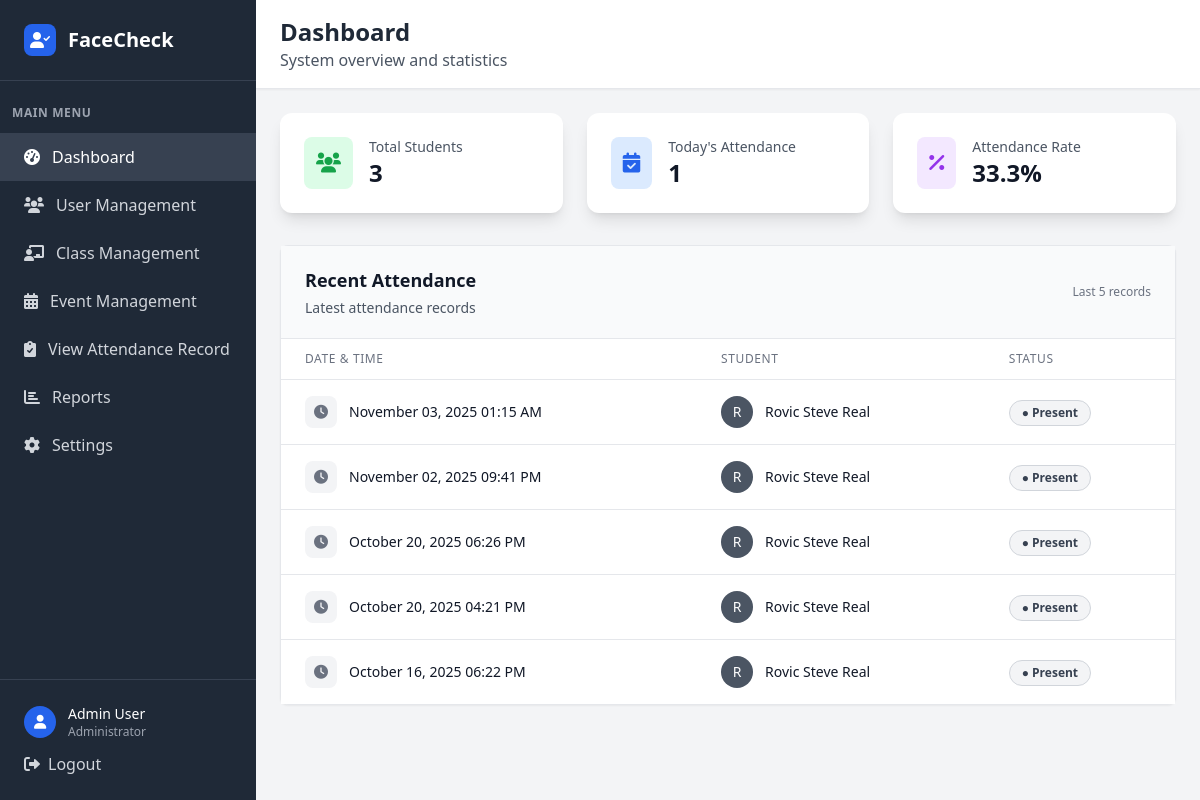
The page /dashboard (signed in) on the database its author committed.
### tables this page shows
CREATE TABLE user (
            user_id INTEGER PRIMARY KEY AUTOINCREMENT,
            idno VARCHAR(20) NOT NULL UNIQUE,
            firstname VARCHAR(50) NOT NULL,
            lastname VARCHAR(50) NOT NULL,
            role VARCHAR(10) NOT NULL CHECK (role IN ('admin', 'faculty', 'student')),
            password VARCHAR(255) NOT NULL,
            created_at DATETIME DEFAULT CURRENT_TIMESTAMP,
            is_active BOOLEAN DEFAULT 1,
            dept_id INTEGER,
            FOREIGN KEY (dept_id) REFERENCES department(dept_id)
        );

CREATE TABLE attendance (
            attendance_id INTEGER PRIMARY KEY AUTOINCREMENT,
            attendance_date DATETIME NOT NULL,
            attendance_status VARCHAR(10) NOT NULL CHECK (attendance_status IN ('present', 'absent', 'late')),
            studentclass_id INTEGER NOT NULL,
            FOREIGN KEY (studentclass_id) REFERENCES student_class(studentclass_id)
        );

### app.py (the view)
@app.route('/dashboard')
def dashboard():
    if 'user_id' not in session or session['role'] != 'admin':
        return redirect(url_for('login'))
    stats = get_dashboard_stats()
    return render_template('dashboard.html',
                         total_students=stats['total_students'],
                         today_attendance=stats['today_attendance'],
                         attendance_rate=stats['attendance_rate'],
                         recent_attendance=stats['recent_attendance'])

### app.py (called while the page is built)
def get_db_connection():
    try:
        conn = sqlite3.connect('facecheck.db', timeout=30.0)
        conn.row_factory = sqlite3.Row
        conn.execute('PRAGMA foreign_keys = ON')
        try:
            cur = conn.cursor()
            cur.execute("PRAGMA table_info(faculty)")
            columns = [row[1] for row in cur.fetchall()]
            if 'attendance_image' not in columns:
                cur.execute("ALTER TABLE faculty ADD COLUMN attendance_image VARCHAR(255)")
                conn.commit()
        except Exception:
            pass
        return conn
    except sqlite3.Error as e:
        print(f"Database connection error: {e}")
        raise

### templates/dashboard.html (shortened to what this page needs)
<!DOCTYPE html>
<html lang="en">
<head>
    <script src="https://cdn.tailwindcss.com"></script>
    <link href="https://cdnjs.cloudflare.com/ajax/libs/font-awesome/6.0.0/css/all.min.css" rel="stylesheet">
</head>
<body class="bg-gray-100">
    <div class="flex h-screen">
        <div class="w-64 bg-gray-800 text-white">
            <div class="p-6 border-b border-gray-700">
                <div class="flex items-center">
                    <div class="w-8 h-8 bg-blue-600 rounded-lg flex items-center justify-center mr-3">
                        <i class="fas fa-user-check text-white"></i>
                    </div>
                    <h1 class="text-xl font-bold">FaceCheck</h1>
                </div>
            </div>
            <nav class="mt-6">
                <div class="px-3">
                    <div class="text-xs font-semibold text-gray-400 uppercase tracking-wider mb-3">Main Menu</div>
                </div>
                <a href="{{ url_for('dashboard') }}" class="flex items-center px-6 py-3 bg-gray-700 text-white">
                    <i class="fas fa-tachometer-alt mr-3"></i>
                    Dashboard
                </a>
                <a href="{{ url_for('admin_users') }}" class="flex items-center px-6 py-3 text-gray-300 hover:bg-gray-700 hover:text-white transition duration-200">
                    <i class="fas fa-users mr-3"></i>
                    User Management
                </a>
                <a href="{{ url_for('admin_classes') }}" class="flex items-center px-6 py-3 text-gray-300 hover:bg-gray-700 hover:text-white transition duration-200">
                    <i class="fas fa-chalkboard-teacher mr-3"></i>
                    Class Management
                </a>
                <a href="{{ url_for('admin_events') }}" class="flex items-center px-6 py-3 text-gray-300 hover:bg-gray-700 hover:text-white transition duration-200">
                    <i class="fas fa-calendar-alt mr-3"></i>
                    Event Management
                </a>
                <a href="{{ url_for('admin_attendance') }}" class="flex items-center px-6 py-3 text-gray-300 hover:bg-gray-700 hover:text-white transition duration-200">
                    <i class="fas fa-clipboard-check mr-3"></i>
                    View Attendance Record
                </a>
                <a href="/reports" class="flex items-center px-6 py-3 text-gray-300 hover:bg-gray-700 hover:text-white transition duration-200">
                    <i class="fas fa-chart-bar mr-3"></i>
                    Reports
                </a>
                <a href="/settings" class="flex items-center px-6 py-3 text-gray-300 hover:bg-gray-700 hover:text-white transition duration-200">
                    <i class="fas fa-cog mr-3"></i>
                    Settings
                </a>
            </nav>
            <div class="absolute bottom-0 w-64 p-6 border-t border-gray-700">
                <div class="flex items-center">
                    <div class="w-8 h-8 bg-blue-600 rounded-full flex items-center justify-center mr-3">
                        <i class="fas fa-user text-white text-sm"></i>
                    </div>
                    <div>
                        <div class="text-sm font-medium">Admin User</div>
                        <div class="text-xs text-gray-400">Administrator</div>
                    </div>
                </div>
                <a href="{{ url_for('logout') }}" class="mt-3 flex items-center text-gray-300 hover:text-white transition duration-200">
                    <i class="fas fa-sign-out-alt mr-2"></i>
                    Logout
                </a>
            </div>
        </div>
        <div class="flex-1 flex flex-col overflow-hidden">
            <header class="bg-white shadow-sm border-b border-gray-200">
                <div class="px-6 py-4">
                    <div class="flex items-center justify-between">
                        <div>
                            <h2 class="text-2xl font-bold text-gray-800">Dashboard</h2>
                            <p class="text-gray-600">System overview and statistics</p>
                        </div>
                    </div>
                </div>
            </header>
            <main class="flex-1 overflow-y-auto p-6">
        <div class="grid grid-cols-1 md:grid-cols-3 gap-6 mb-8">
            <div class="bg-white rounded-xl shadow-lg p-6">
                <div class="flex items-center">
                    <div class="p-3 bg-green-100 rounded-lg">
                        <i class="fas fa-users text-green-600 text-xl"></i>
                    </div>
                    <div class="ml-4">
                        <p class="text-sm font-medium text-gray-600">Total Students</p>
                        <p class="text-2xl font-bold text-gray-900">{{ total_students }}</p>
                    </div>
                </div>
            </div>
            <div class="bg-white rounded-xl shadow-lg p-6">
                <div class="flex items-center">
                    <div class="p-3 bg-blue-100 rounded-lg">
                        <i class="fas fa-calendar-check text-blue-600 text-xl"></i>
                    </div>
                    <div class="ml-4">
                        <p class="text-sm font-medium text-gray-600">Today's Attendance</p>
                        <p class="text-2xl font-bold text-gray-900">{{ today_attendance }}</p>
                    </div>
                </div>
            </div>
            <div class="bg-white rounded-xl shadow-lg p-6">
                <div class="flex items-center">
                    <div class="p-3 bg-purple-100 rounded-lg">
                        <i class="fas fa-percentage text-purple-600 text-xl"></i>
                    </div>
                    <div class="ml-4">
                        <p class="text-sm font-medium text-gray-600">Attendance Rate</p>
                        <p class="text-2xl font-bold text-gray-900">{{ attendance_rate }}%</p>
                    </div>
                </div>
            </div>
        </div>
        <div class="bg-white rounded-lg shadow-sm border border-gray-200">
            <div class="px-6 py-5 border-b border-gray-200 bg-gray-50">
                <div class="flex items-center justify-between">
                    <div>
                        <h2 class="text-lg font-semibold text-gray-900">Recent Attendance</h2>
                        <p class="text-gray-600 text-sm mt-1">Latest attendance records</p>
                    </div>
                    <div class="text-xs text-gray-500 font-medium">
                        Last 5 records
                    </div>
                </div>
            </div>
            <div class="overflow-hidden">
                <div class="overflow-x-auto">
                    <table class="min-w-full divide-y divide-gray-200">
                        <thead class="bg-white">
                            <tr>
                                <th class="px-6 py-3 text-left text-xs font-medium text-gray-500 uppercase tracking-wider">
                                    Date & Time
                                </th>
                                <th class="px-6 py-3 text-left text-xs font-medium text-gray-500 uppercase tracking-wider">
                                    Student
                                </th>
                                <th class="px-6 py-3 text-left text-xs font-medium text-gray-500 uppercase tracking-wider">
                                    Status
                                </th>
                            </tr>
                        </thead>
                        <tbody class="bg-white divide-y divide-gray-200">
                            {% if recent_attendance %}
                                {% for record in recent_attendance %}
                                <tr class="attendance-row">
                                    <td class="px-6 py-4 whitespace-nowrap">
                                        <div class="flex items-center">
                                            <div class="w-8 h-8 bg-gray-100 rounded-lg flex items-center justify-center mr-3">
                                                <i class="fas fa-clock text-gray-500 text-sm"></i>
                                            </div>
                                            <div class="text-sm font-medium text-gray-900">{{ record.date }}</div>
                                        </div>
                                    </td>
                                    <td class="px-6 py-4 whitespace-nowrap">
                                        <div class="flex items-center">
                                            <div class="w-8 h-8 bg-gray-600 rounded-full flex items-center justify-center mr-3">
                                                <span class="text-white font-medium text-sm">{{ record.name[0] }}</span>
                                            </div>
                                            <div class="text-sm font-medium text-gray-900">{{ record.name }}</div>
                                        </div>
                                    </td>
                                    <td class="px-6 py-4 whitespace-nowrap">
                                        {% if record.status == 'Present' %}
                                        <span class="inline-flex items-center px-3 py-1 rounded-full text-xs font-semibold bg-green-100 text-green-800 border border-green-200">
                                            ● Present
                                        </span>
                                        {% elif record.status == 'Absent' %}
                                        <span class="inline-flex items-center px-3 py-1 rounded-full text-xs font-semibold bg-red-100 text-red-800 border border-red-200">
                                            ● Absent
                                        </span>
                                        {% elif record.status == 'Late' %}
                                        <span class="inline-flex items-center px-3 py-1 rounded-full text-xs font-semibold bg-amber-100 text-amber-800 border border-amber-200">
                                            ● Late
                                        </span>
                                        {% else %}
                                        <span class="inline-flex items-center px-3 py-1 rounded-full text-xs font-semibold bg-gray-100 text-gray-700 border border-gray-300">
                                            ● {{ record.status|title }}
                                        </span>
                                        {% endif %}
                                    </td>
                                </tr>
                                {% endfor %}
                            {% endif %}
                        </tbody>
                    </table>
                </div>
            </div>
        </div>
            </main>
        </div>
    </div>
</body>
</html>

### templates/dashboard.html (style rules this page uses)
.attendance-row { transition: background-color 0.2s ease; }

### rows shown on the page
user: date "November 03, 2025 01:15 AM", name "R", name "Rovic Steve Real", status "Present", date "November 02, 2025 09:41 PM", date "October 20, 2025 06:26 PM", date "October 20, 2025 04:21 PM", date "October 16, 2025 06:22 PM"

### other values the page prints
{{ total_students }} "3"
{{ today_attendance }} "1"
{{ attendance_rate }} "33.3"
